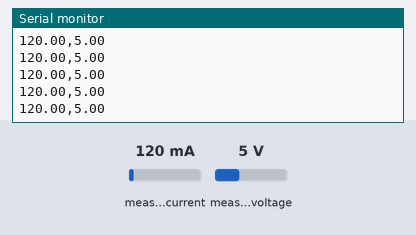
This sketch was run on a simulated Arduino Leonardo, built with avr-gcc and run on an emulated ATmega32U4. Shown: the last lines printed to the serial monitor. The inputs (shaded band) are chosen by the test bench; at power-on: measured current 120 mA, measured voltage 5 V.

Above: at 1.2 s.
1.3 s: measured current set to 40 mA
At 1.5 s:
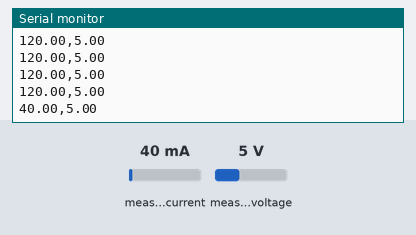
2.8 s: measured voltage set to 0.3 V
At 3.05 s:
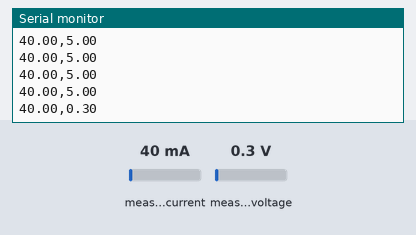
4.3 s: measured current set to 500 mA
At 4.34 s:
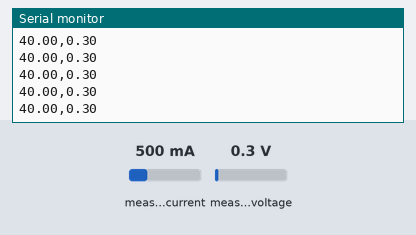
Timing chart, 0 to 7.3 s (numbered marks = the images above; inputs shaded):
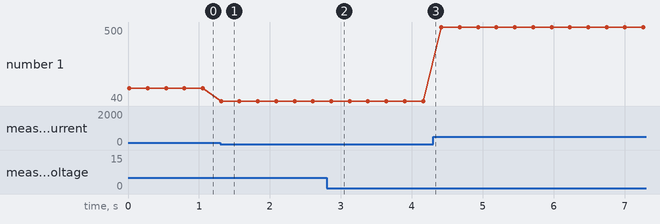

The sketch:

CurrentSenseUmbilical.ino
```cpp
#include <Wire.h>
#include <Adafruit_INA219.h>

Adafruit_INA219 ina219;


void setup(void)
{
  Serial.begin(115200);
  while (!Serial) {
      // will pause Zero, Leonardo, etc until serial console opens
      delay(1);
  }

  uint32_t currentFrequency;

  //Serial.println("Umbilical Initialization!");

  // Initialize the INA219.
  // By default the initialization will use the largest range (32V, 2A).  However
  // you can call a setCalibration function to change this range (see comments).
  ina219.begin();
  // To use a slightly lower 32V, 1A range (higher precision on amps):
  ina219.setCalibration_32V_1A(); //expecting a max of 900mA
  // Or to use a lower 16V, 400mA range (higher precision on volts and amps):
  //ina219.setCalibration_16V_400mA();

  //Serial.println("Measuring voltage and current with INA219 ...");
}

void loop(void)
{
  float shuntVoltage = 0;
  float busVoltage = 0;
  float current_mA = 0;
  float loadVoltage = 0;
  float power_mW = 0;

  shuntVoltage = ina219.getShuntVoltage_mV();
  busVoltage = ina219.getBusVoltage_V();
  current_mA = ina219.getCurrent_mA();
  power_mW = ina219.getPower_mW();
  loadVoltage = busVoltage + (shuntVoltage / 1000);

  //Serial.print("Bus Voltage:   "); Serial.print(busVoltage); Serial.println(" V");
  //Serial.print("Shunt Voltage: "); Serial.print(shuntVoltage); Serial.println(" mV");
  //Serial.print("Load Voltage:  "); Serial.print(loadVoltage); Serial.println(" V");
  //Serial.print("Current:       "); Serial.print(current_mA); Serial.println(" mA");
  //Serial.print("Power:         "); Serial.print(power_mW); Serial.println(" mW");
  //Serial.println("");

  //String umbilical_packet = String(busVoltage)+','+String(shuntVoltage)+','+String(current_mA)+','+String(power_mW);
  String umbilical_packet = String(current_mA)+','+String(busVoltage);
  Serial.println(umbilical_packet);
  delay(250);
}
```

Measured:
- after the input at 1.3 s, the serial monitor: prints a new line at once (image 1)
- after the input at 2.8 s, the serial monitor: prints a new line after 0.06 s (image 2)
- plotted number 1: 120 → 40 after the input at 1.3 s, 40 → 500 after the input at 4.3 s
